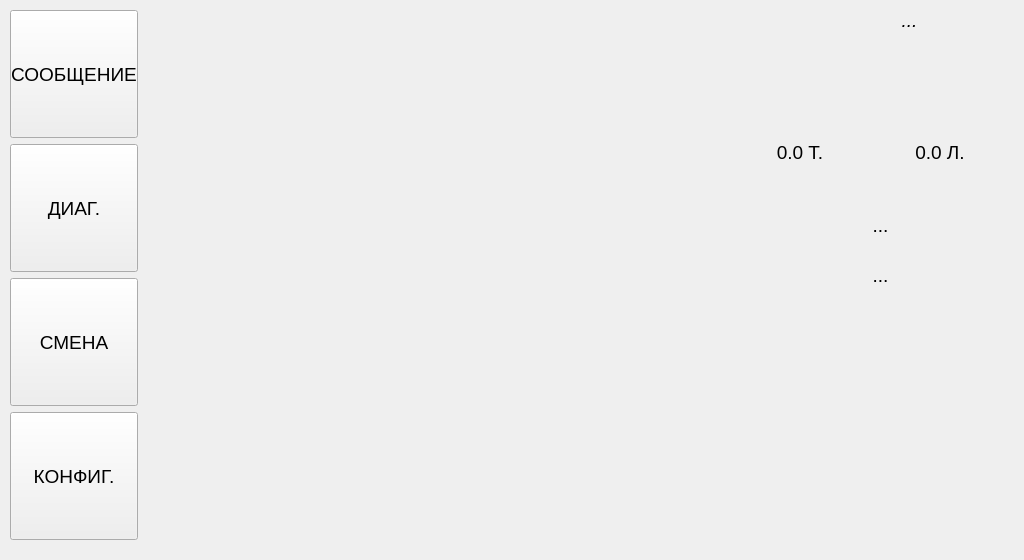
<?xml version="1.0" encoding="UTF-8"?>
<ui version="4.0">
 <class>main_view</class>
 <widget class="QWidget" name="main_view">
  <property name="geometry">
   <rect>
    <x>0</x>
    <y>0</y>
    <width>1024</width>
    <height>560</height>
   </rect>
  </property>
  <property name="windowTitle">
   <string>Form</string>
  </property>
  <property name="styleSheet">
   <string notr="true"/>
  </property>
  <widget class="QLabel" name="lbl_date">
   <property name="geometry">
    <rect>
     <x>799</x>
     <y>0</y>
     <width>221</width>
     <height>40</height>
    </rect>
   </property>
   <property name="font">
    <font>
     <pointsize>14</pointsize>
     <italic>true</italic>
     <bold>false</bold>
    </font>
   </property>
   <property name="styleSheet">
    <string notr="true"/>
   </property>
   <property name="text">
    <string>...</string>
   </property>
   <property name="alignment">
    <set>Qt::AlignCenter</set>
   </property>
  </widget>
  <widget class="QWidget" name="layoutWidget">
   <property name="geometry">
    <rect>
     <x>10</x>
     <y>10</y>
     <width>130</width>
     <height>532</height>
    </rect>
   </property>
   <layout class="QVBoxLayout" name="verticalLayout_2">
    <property name="sizeConstraint">
     <enum>QLayout::SetFixedSize</enum>
    </property>
    <property name="leftMargin">
     <number>0</number>
    </property>
    <item>
     <widget class="QPushButton" name="btn_navToMain">
      <property name="enabled">
       <bool>true</bool>
      </property>
      <property name="sizePolicy">
       <sizepolicy hsizetype="Fixed" vsizetype="Fixed">
        <horstretch>128</horstretch>
        <verstretch>128</verstretch>
       </sizepolicy>
      </property>
      <property name="minimumSize">
       <size>
        <width>128</width>
        <height>128</height>
       </size>
      </property>
      <property name="maximumSize">
       <size>
        <width>128</width>
        <height>128</height>
       </size>
      </property>
      <property name="font">
       <font>
        <pointsize>14</pointsize>
        <italic>false</italic>
       </font>
      </property>
      <property name="styleSheet">
       <string notr="true"/>
      </property>
      <property name="text">
       <string>СООБЩЕНИЕ</string>
      </property>
     </widget>
    </item>
    <item>
     <widget class="QPushButton" name="btn_navToDiag">
      <property name="sizePolicy">
       <sizepolicy hsizetype="Fixed" vsizetype="Fixed">
        <horstretch>128</horstretch>
        <verstretch>128</verstretch>
       </sizepolicy>
      </property>
      <property name="minimumSize">
       <size>
        <width>128</width>
        <height>128</height>
       </size>
      </property>
      <property name="maximumSize">
       <size>
        <width>0</width>
        <height>128</height>
       </size>
      </property>
      <property name="font">
       <font>
        <pointsize>14</pointsize>
        <italic>false</italic>
       </font>
      </property>
      <property name="styleSheet">
       <string notr="true"/>
      </property>
      <property name="text">
       <string>ДИАГ.</string>
      </property>
     </widget>
    </item>
    <item>
     <widget class="QPushButton" name="btn_navToStop">
      <property name="sizePolicy">
       <sizepolicy hsizetype="Fixed" vsizetype="Fixed">
        <horstretch>128</horstretch>
        <verstretch>128</verstretch>
       </sizepolicy>
      </property>
      <property name="minimumSize">
       <size>
        <width>128</width>
        <height>128</height>
       </size>
      </property>
      <property name="maximumSize">
       <size>
        <width>128</width>
        <height>128</height>
       </size>
      </property>
      <property name="font">
       <font>
        <pointsize>14</pointsize>
        <italic>false</italic>
       </font>
      </property>
      <property name="styleSheet">
       <string notr="true"/>
      </property>
      <property name="text">
       <string>СМЕНА</string>
      </property>
     </widget>
    </item>
    <item>
     <widget class="QPushButton" name="btn_navToConf">
      <property name="sizePolicy">
       <sizepolicy hsizetype="Fixed" vsizetype="Fixed">
        <horstretch>128</horstretch>
        <verstretch>128</verstretch>
       </sizepolicy>
      </property>
      <property name="minimumSize">
       <size>
        <width>128</width>
        <height>128</height>
       </size>
      </property>
      <property name="maximumSize">
       <size>
        <width>128</width>
        <height>128</height>
       </size>
      </property>
      <property name="font">
       <font>
        <pointsize>14</pointsize>
        <italic>false</italic>
       </font>
      </property>
      <property name="styleSheet">
       <string notr="true"/>
      </property>
      <property name="text">
       <string>КОНФИГ.</string>
      </property>
     </widget>
    </item>
   </layout>
  </widget>
  <widget class="QcGaugeWidget" name="gauge_speed" native="true">
   <property name="geometry">
    <rect>
     <x>286</x>
     <y>90</y>
     <width>450</width>
     <height>450</height>
    </rect>
   </property>
   <layout class="QHBoxLayout" name="hl_gauge_speed"/>
  </widget>
  <widget class="QLabel" name="lbl_last_motioning_state">
   <property name="geometry">
    <rect>
     <x>750</x>
     <y>210</y>
     <width>261</width>
     <height>31</height>
    </rect>
   </property>
   <property name="font">
    <font>
     <pointsize>14</pointsize>
    </font>
   </property>
   <property name="text">
    <string>...</string>
   </property>
   <property name="alignment">
    <set>Qt::AlignCenter</set>
   </property>
  </widget>
  <widget class="main_weight_view" name="svg_weight" native="true">
   <property name="geometry">
    <rect>
     <x>750</x>
     <y>90</y>
     <width>100</width>
     <height>100</height>
    </rect>
   </property>
   <property name="sizePolicy">
    <sizepolicy hsizetype="MinimumExpanding" vsizetype="MinimumExpanding">
     <horstretch>100</horstretch>
     <verstretch>0</verstretch>
    </sizepolicy>
   </property>
   <widget class="QLabel" name="lbl_wgt">
    <property name="geometry">
     <rect>
      <x>0</x>
      <y>25</y>
      <width>100</width>
      <height>75</height>
     </rect>
    </property>
    <property name="sizePolicy">
     <sizepolicy hsizetype="Maximum" vsizetype="Maximum">
      <horstretch>0</horstretch>
      <verstretch>0</verstretch>
     </sizepolicy>
    </property>
    <property name="font">
     <font>
      <pointsize>14</pointsize>
     </font>
    </property>
    <property name="layoutDirection">
     <enum>Qt::LeftToRight</enum>
    </property>
    <property name="text">
     <string>0.0 Т.</string>
    </property>
    <property name="alignment">
     <set>Qt::AlignCenter</set>
    </property>
   </widget>
  </widget>
  <widget class="main_weight_view" name="svg_fuel" native="true">
   <property name="geometry">
    <rect>
     <x>890</x>
     <y>90</y>
     <width>100</width>
     <height>100</height>
    </rect>
   </property>
   <property name="sizePolicy">
    <sizepolicy hsizetype="MinimumExpanding" vsizetype="MinimumExpanding">
     <horstretch>100</horstretch>
     <verstretch>0</verstretch>
    </sizepolicy>
   </property>
   <widget class="QLabel" name="lbl_flv">
    <property name="geometry">
     <rect>
      <x>0</x>
      <y>25</y>
      <width>100</width>
      <height>75</height>
     </rect>
    </property>
    <property name="sizePolicy">
     <sizepolicy hsizetype="Maximum" vsizetype="Maximum">
      <horstretch>0</horstretch>
      <verstretch>0</verstretch>
     </sizepolicy>
    </property>
    <property name="font">
     <font>
      <pointsize>14</pointsize>
     </font>
    </property>
    <property name="layoutDirection">
     <enum>Qt::LeftToRight</enum>
    </property>
    <property name="text">
     <string>0.0 Л.</string>
    </property>
    <property name="alignment">
     <set>Qt::AlignCenter</set>
    </property>
   </widget>
  </widget>
  <widget class="QLabel" name="lbl_last_loading_state">
   <property name="geometry">
    <rect>
     <x>750</x>
     <y>260</y>
     <width>261</width>
     <height>31</height>
    </rect>
   </property>
   <property name="font">
    <font>
     <pointsize>14</pointsize>
    </font>
   </property>
   <property name="text">
    <string>...</string>
   </property>
   <property name="alignment">
    <set>Qt::AlignCenter</set>
   </property>
  </widget>
  <zorder>layoutWidget</zorder>
  <zorder>lbl_date</zorder>
  <zorder>gauge_speed</zorder>
  <zorder>lbl_last_motioning_state</zorder>
  <zorder>svg_weight</zorder>
  <zorder>svg_fuel</zorder>
  <zorder>lbl_last_loading_state</zorder>
 </widget>
 <customwidgets>
  <customwidget>
   <class>QcGaugeWidget</class>
   <extends>QWidget</extends>
   <header>Utils/Widgets/QcGauge/QcGaugeWidget.h</header>
   <container>1</container>
  </customwidget>
  <customwidget>
   <class>main_weight_view</class>
   <extends>QWidget</extends>
   <header>App/Dmp/Presentation/Views/Main/main_weight_view.h</header>
   <container>1</container>
  </customwidget>
 </customwidgets>
 <resources/>
 <connections/>
</ui>
